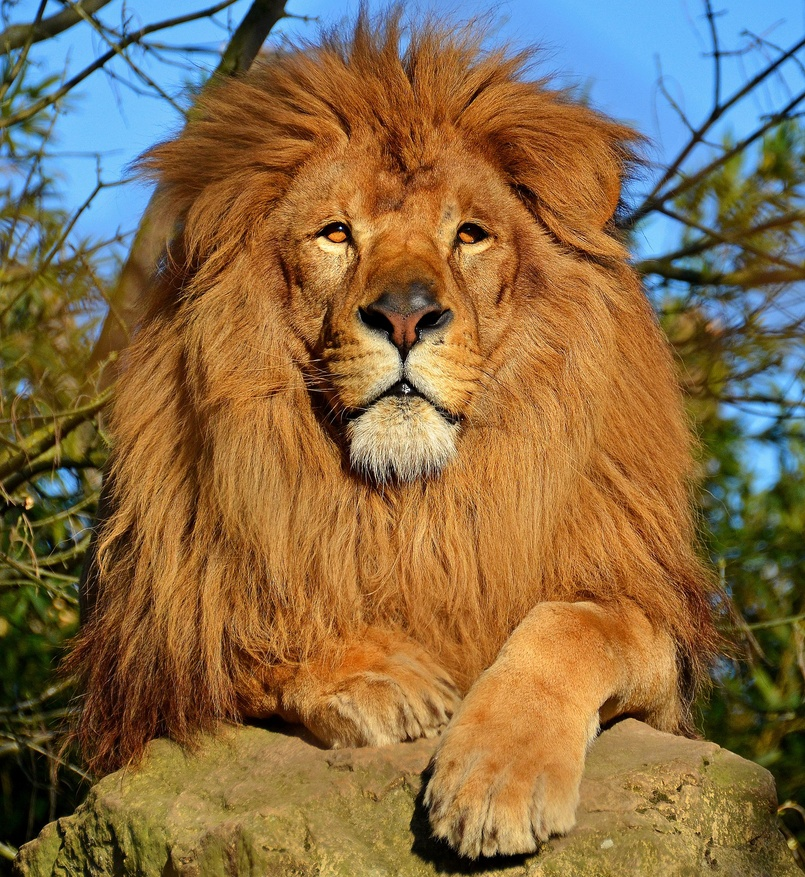
#> input picture Image processing/Lion.jpg, 805 x 877 px, shrunk from 1879 x 2048 before the run, found by its file name
$ jupyter execute --allow-errors project_1.ipynb
#> lines starting #> are read from the running program, lines starting #| are printed output that depends on the picture
[cell 1]
import cv2
import numpy as np
import matplotlib.pyplot as plt

[cell 2]
#Checkered Board
#Bàn cờ có cạnh là 8 ô, mỗi ô là 50 điểm ảnh
square = 50
board = 8

#Viết hàm điền màu trắng cho các ô
def create_chessboard(board=8, square=50):
#> called with board = 8, square = 50
    chessboard = np.zeros((board*square,board*square),dtype=np.uint8)
    for row in range(board):
        for col in range(board):
            if((row+col)%2==0):
                chessboard[row*square : (row+1)*square,
                           col*square : (col+1)*square] = 255

    return chessboard

#Tạo ma trận bàn cờ
chessboard = create_chessboard(board,square)
chessboard

[cell 3]
plt.imshow(chessboard, cmap='gray')
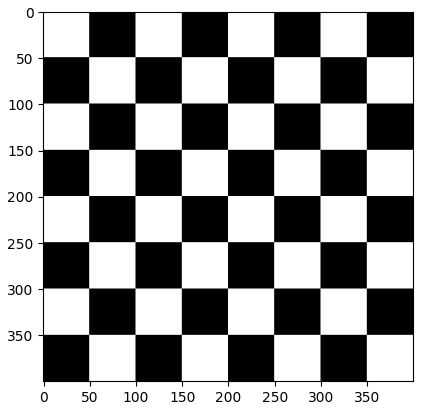
#> figure drawn by matplotlib, 1 panel

[cell 4]
#Color Correction
#Ảnh mẫu
img_2_filename = 'lion.jpg'
img_2 = cv2.imread(img_2_filename)
#> img_2 is the input picture: shape (877, 805, 3); mean B, G, R 72.5, 108.1, 133.8
plt.imshow(img_2[:,:,::-1])

[cell 5]
#Chuyển màu
img_2_gray = img_2[:,:,0]*0.07 + img_2[:,:,1]*0.72 + img_2[:,:,2]*0.21
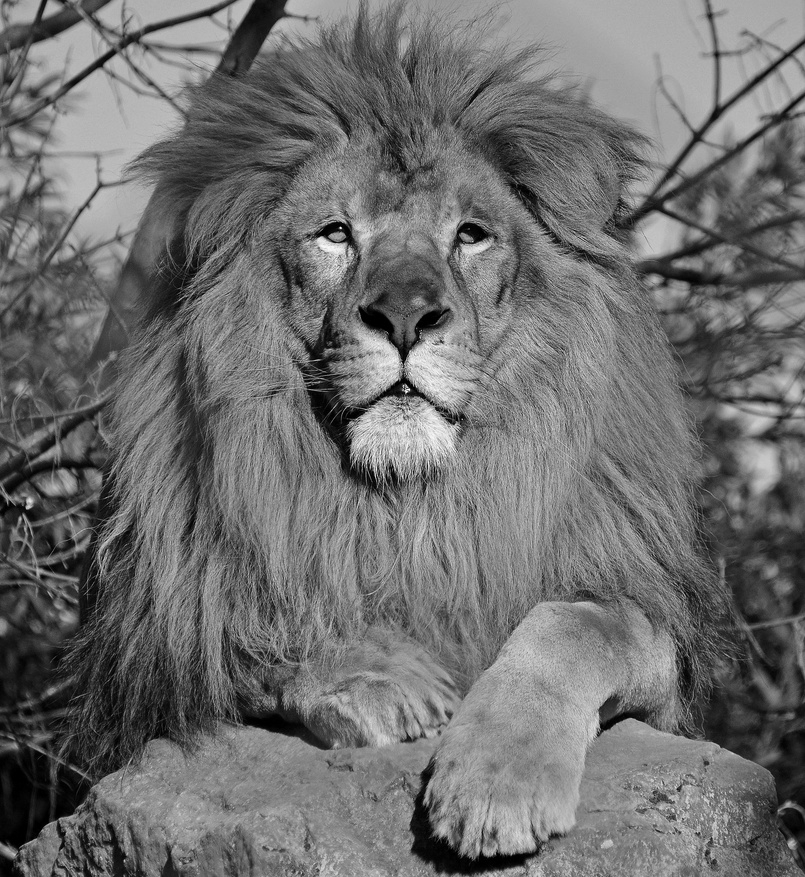
#> img_2_gray: shape (877, 805) float64; min 0, max 254.9, mean 111
plt.imshow(img_2_gray,cmap='gray')

[cell 6]
img_2_gray = cv2.imread(img_2_filename,0)
#> img_2_gray: shape (877, 805); min 0, max 255, mean 111.7
plt.imshow(img_2_gray,cmap='gray')

[cell 7]
#Rotate Image
#Ảnh gốc
img_3_filename = 'cat.jpg'
img_3 = cv2.imread('cat.jpg')
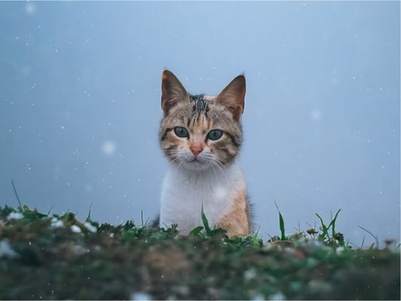
#> input picture Image processing/cat.jpg, 401 x 301 px, shrunk from 937 x 704 before the run
#> img_3 is the input picture: shape (301, 401, 3); mean B, G, R 163.3, 143.7, 119.3
plt.imshow(img_3[:,:,::-1])

[cell 8]
#Hàm xoay hình theo trục thẳng đứng
def rotate_img(img):
    h,w,c = img.shape
#> h = 301; w = 401; c = 3
    r_img = np.zeros_like(img_3)
    for i in range(w):
        r_img[:,i,:] = img[:,w-1-i,:]
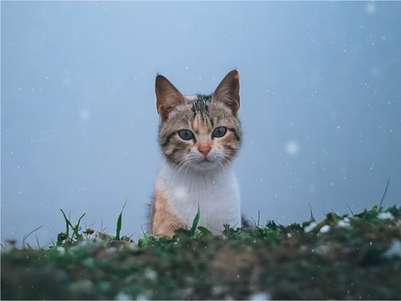
#> r_img: shape (301, 401, 3); mean B, G, R 163.3, 143.7, 119.3
    return r_img

[cell 9]
r_img = rotate_img(img_3)
plt.imshow(r_img)

[cell 10]
#Color Separation

[cell 11]
#Corner line

[cell 12]
#Gradient
#Tạo một mảng 2 chiều với kích thước 256x256
img_arr = np.zeros((256,256),dtype=np.uint8)
img_arr.shape
#Viết hàm thay đổi sắc độ từ trên xuống dưới
def Gradient_down(img):
    g_img = img.copy()
    h,w = img_arr.shape
    for i in range(h):
        g_img[i,:] = 255-i
    return g_img
g_img = Gradient_down(img_arr)
plt.imshow(g_img, cmap='gray')
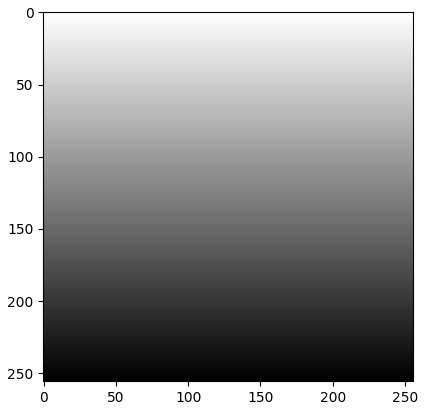
#> figure drawn by matplotlib, 1 panel

[cell 13]
#Viết hàm thay đổi sắc độ từ trên dưới lên trên
def Gradient_up(img):
    g_img = img.copy()
    h,w = img_arr.shape
    for i in range(h):
        g_img[i,:] = 0+i
    return g_img
g_img = Gradient_up(img_arr)
plt.imshow(g_img, cmap='gray')
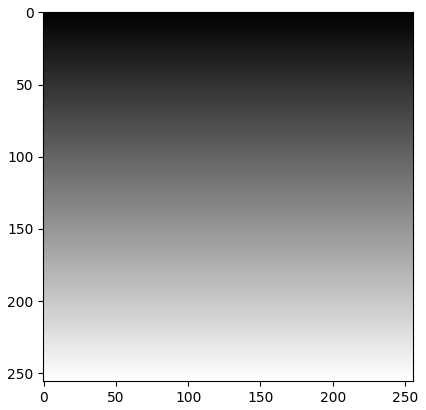
#> figure drawn by matplotlib, 1 panel
